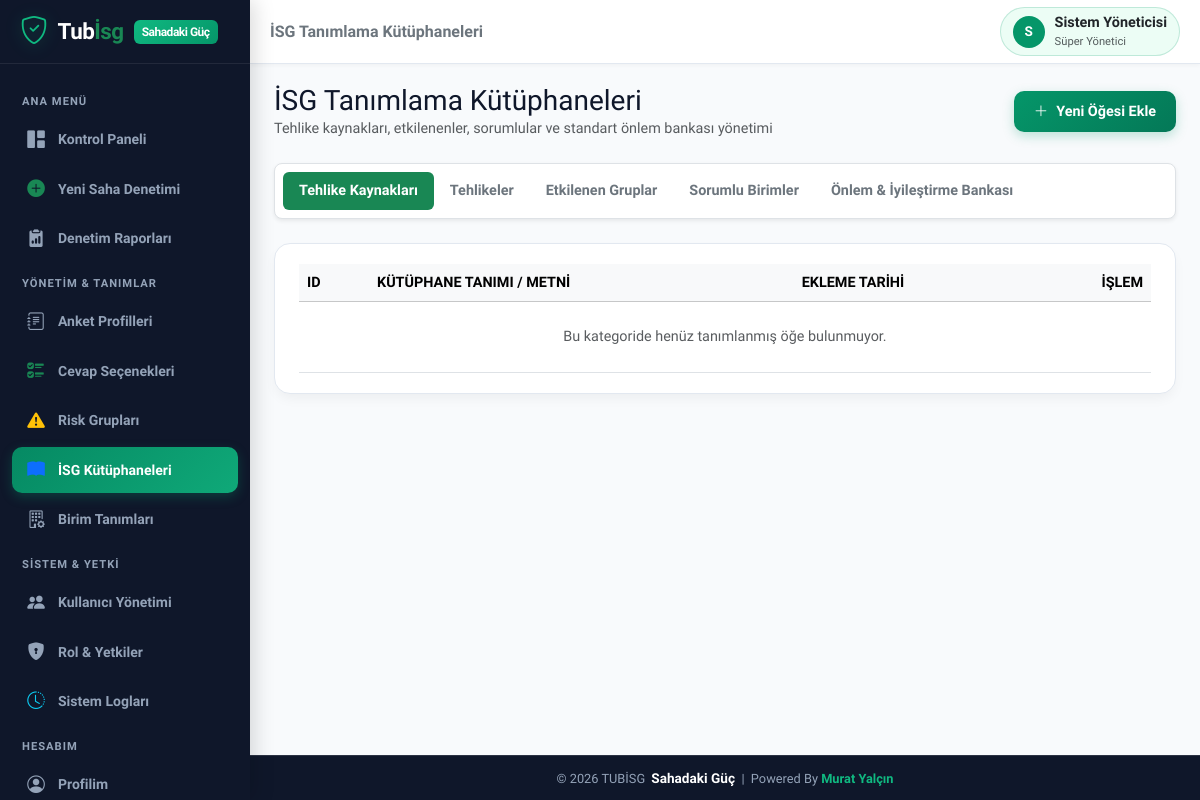
/risk_libraries.php (signed in), run on an earlier commit of the app's database.
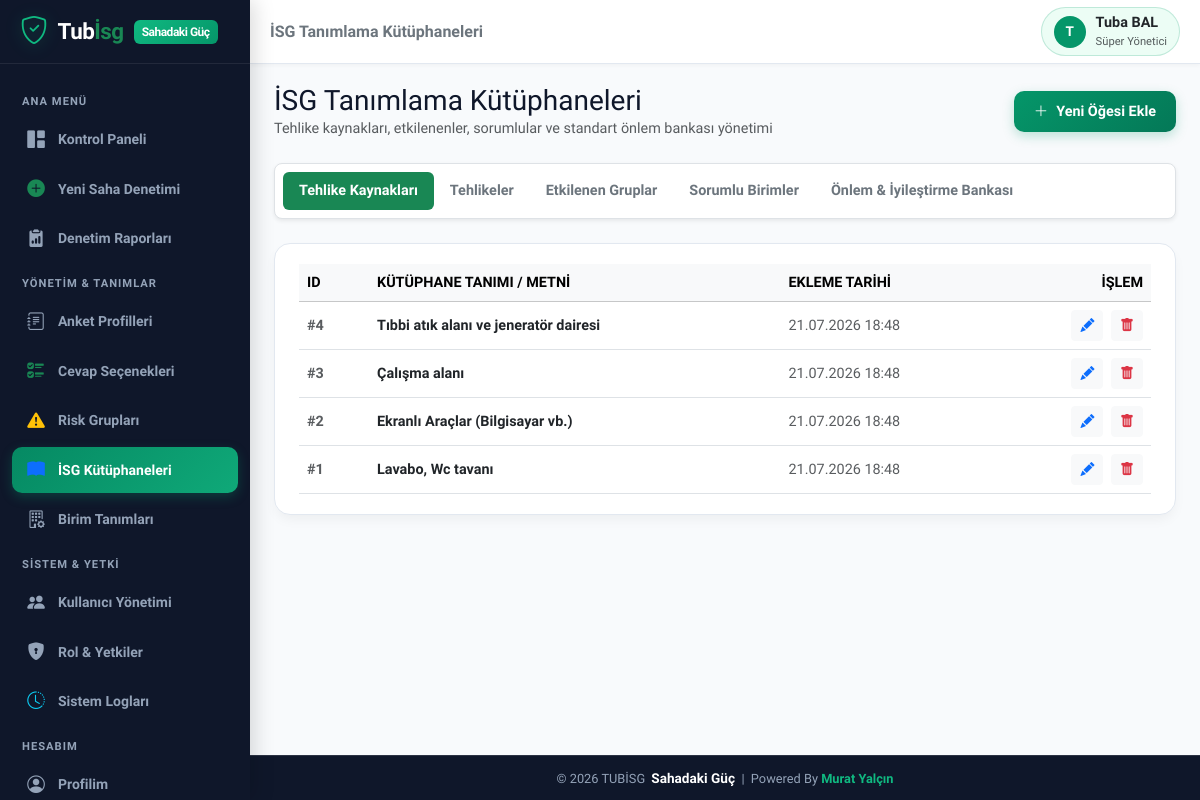
And on a later commit of the database.
### tables this page shows
CREATE TABLE IF NOT EXISTS `users` (
  `id` INT AUTO_INCREMENT PRIMARY KEY,
  `username` VARCHAR(50) NOT NULL UNIQUE,
  `password` VARCHAR(255) NOT NULL,
  `name_surname` VARCHAR(100) NOT NULL,
  `email` VARCHAR(100) NULL,
  `role_id` INT NOT NULL,
  `is_active` TINYINT(1) DEFAULT 1,
  `created_at` DATETIME DEFAULT CURRENT_TIMESTAMP,
  FOREIGN KEY (`role_id`) REFERENCES `roles`(`id`) ON DELETE CASCADE
);

CREATE TABLE IF NOT EXISTS `roles` (
  `id` INT AUTO_INCREMENT PRIMARY KEY,
  `role_name` VARCHAR(50) NOT NULL,
  `description` VARCHAR(255) NULL,
  `permissions` TEXT NOT NULL,
  `created_at` DATETIME DEFAULT CURRENT_TIMESTAMP
);

CREATE TABLE IF NOT EXISTS `risk_libraries` (
  `id` INT AUTO_INCREMENT PRIMARY KEY,
  `category` ENUM('hazard_source', 'hazard_name', 'affected_people', 'responsible_person', 'action_recommendation') NOT NULL,
  `item_text` TEXT NOT NULL,
  `created_at` DATETIME DEFAULT CURRENT_TIMESTAMP
);

### includes/auth.php (called while the page is built, shortened)
<?php
function is_logged_in() {
    return isset($_SESSION['user_id']) && !empty($_SESSION['user_id']);
}
function get_current_user_data() {
    static $currentUserData = null;
    if ($currentUserData !== null) return $currentUserData;
    $db = getDB();
    $stmt = $db->prepare("
        SELECT u.*, r.role_name, r.permissions
        FROM users u
        JOIN roles r ON u.role_id = r.id
        WHERE u.id = ? AND u.is_active = 1
    ");
    $stmt->execute([$_SESSION['user_id']]);
    $user = $stmt->fetch();
    $currentUserData = $user;
    return $user;
}
function has_permission($permission_key) {
    $user = get_current_user_data();
    if ((int)$user['role_id'] === 1) {
        return true;
    }
    $permissions = json_decode($user['permissions'], true);
    return isset($permissions[$permission_key]) && $permissions[$permission_key] === true;
}
function require_permission($permission_key) {
    if (!has_permission($permission_key)) {
        echo '<div style="font-family:sans-serif; padding:30px; text-align:center; background:#fff0f0; border-radius:12px; margin:50px auto; max-width:500px; color:#9b2c2c;">'
            . '<h2>🚫 Erişim Engellendi</h2>'
            . '<p>Bu işlemi yapmak için gerekli yetkiniz bulunmamaktadır.</p>'
            . '<a href="index.php" style="display:inline-block; padding:10px 20px; background:#e53e3e; color:#fff; text-decoration:none; border-radius:8px; margin-top:15px;">Ana Sayfaya Dön</a>'
            . '</div>';
        exit;
    }
}

### risk_libraries.php (the view, shortened to what the changed rows need)
<?php
require_once __DIR__ . '/includes/auth.php';
require_permission('surveys_manage');
$db = getDB();
$activeCat = trim($_GET['cat'] ?? 'hazard_source');
$validCats = [
    'hazard_source'         => 'Tehlike Kaynakları',
    'hazard_name'           => 'Tehlikeler',
    'affected_people'       => 'Etkilenen Gruplar',
    'responsible_person'    => 'Sorumlu Birimler',
    'action_recommendation' => 'Önlem & İyileştirme Bankası'
];
$stmt = $db->prepare("SELECT * FROM risk_libraries WHERE category = ? ORDER BY id DESC");
$stmt->execute([$activeCat]);
$items = $stmt->fetchAll();
include __DIR__ . '/includes/header.php';
?>
<ul class="nav nav-pills custom-card-tabs p-2 bg-white rounded-3 shadow-sm border mb-4">
  <?php foreach ($validCats as $catKey => $catTitle): ?>
    <li class="nav-item">
      <a class="nav-link fw-bold px-3 py-2 <?php echo $activeCat === $catKey ? 'active bg-success text-white' : 'text-secondary'; ?>" href="risk_libraries.php?cat=<?php echo $catKey; ?>">
        <?php echo $catTitle; ?>
      </a>
    </li>
  <?php endforeach; ?>
</ul>
<div class="custom-card">
  <div class="table-responsive">
    <table class="table table-hover align-middle m-0">
      <thead class="table-light fs-8 text-uppercase text-muted">
        <tr>
          <th style="width:70px;">ID</th>
          <th>Kütüphane Tanımı / Metni</th>
          <th>Ekleme Tarihi</th>
          <th class="text-end">İşlem</th>
        </tr>
      </thead>
      <tbody>
        <?php if (empty($items)): ?>
          <tr>
            <td colspan="4" class="text-center py-4 text-muted">Bu kategoride henüz tanımlanmış öğe bulunmuyor.</td>
          </tr>
        <?php else: ?>
          <?php foreach ($items as $item): ?>
            <tr>
              <td class="fw-bold text-muted">#<?php echo $item['id']; ?></td>
              <td class="fw-bold text-dark fs-7">
                <?php echo htmlspecialchars($item['item_text']); ?>
              </td>
              <td class="text-muted fs-8"><?php echo date('d.m.Y H:i', strtotime($item['created_at'])); ?></td>
              <td class="text-end">
                <button class="btn btn-sm btn-light text-primary me-1" data-bs-toggle="modal" data-bs-target="#editItemModal<?php echo $item['id']; ?>" title="Düzenle">
                  <i class="bi bi-pencil-fill"></i>
                </button>
                <form method="POST" action="risk_libraries.php" class="d-inline confirm-delete-form" data-confirm-title="Öğeyi Sil" data-confirm-text="Bu kütüphane öğesini silmek istediğinize emin misiniz?">
                  <button type="submit" class="btn btn-sm btn-light text-danger" title="Sil">
                    <i class="bi bi-trash-fill"></i>
                  </button>
                </form>
              </td>
            </tr>
          <?php endforeach; ?>
        <?php endif; ?>
      </tbody>
    </table>
  </div>
</div>
<?php include __DIR__ . '/includes/footer.php'; ?>

### includes/header.php (shortened to what the changed rows need)
<?php
require_once __DIR__ . '/auth.php';
$user = get_current_user_data();
?>
<!DOCTYPE html>
<html lang="tr">
<head>
  <link href="https://cdn.jsdelivr.net/npm/bootstrap@5.3.2/dist/css/bootstrap.min.css" rel="stylesheet">
  <link href="https://cdn.jsdelivr.net/npm/bootstrap-icons@1.11.2/font/bootstrap-icons.min.css" rel="stylesheet">
  <link href="assets/css/style.css" rel="stylesheet">
</head>
<body class="<?php echo is_logged_in() ? 'logged-in-mobile' : ''; ?>">
<div class="app-wrapper">
  <main class="main-content">
    <header class="top-navbar">
      <div class="d-flex align-items-center gap-3">
        <?php if ($user): ?>
        <a href="profile.php" class="user-profile-badge text-decoration-none" title="Profil Ayarları">
          <div class="avatar-circle">
            <?php echo mb_substr($user['name_surname'], 0, 1, 'UTF-8'); ?>
          </div>
          <div class="d-none d-md-block text-start">
            <div class="fw-bold fs-7 leading-tight text-dark"><?php echo htmlspecialchars($user['name_surname']); ?></div>
            <div class="text-muted fs-8" style="font-size:0.7rem;"><?php echo htmlspecialchars($user['role_name']); ?></div>
          </div>
        </a>
        <?php endif; ?>
      </div>
    </header>
    <div class="page-container">

What changed in the data, as far as the page shows it:
changed users "Süper Yönetici": name_surname "S" → "T"; name_surname "Sistem Yöneticisi" → "Tuba BAL"
added risk_libraries: id "4", item_text "Tıbbi atık alanı ve jeneratör dairesi", created_at "21.07.2026 18:48"
added risk_libraries: id "3", item_text "Çalışma alanı", created_at "21.07.2026 18:48"
added risk_libraries: id "2", item_text "Ekranlı Araçlar (Bilgisayar vb.)", created_at "21.07.2026 18:48"
added risk_libraries: id "1", item_text "Lavabo, Wc tavanı", created_at "21.07.2026 18:48"
Also different on the page:
text no longer shown: "Bu kategoride henüz tanımlanmış öğe bulunmuyor."
